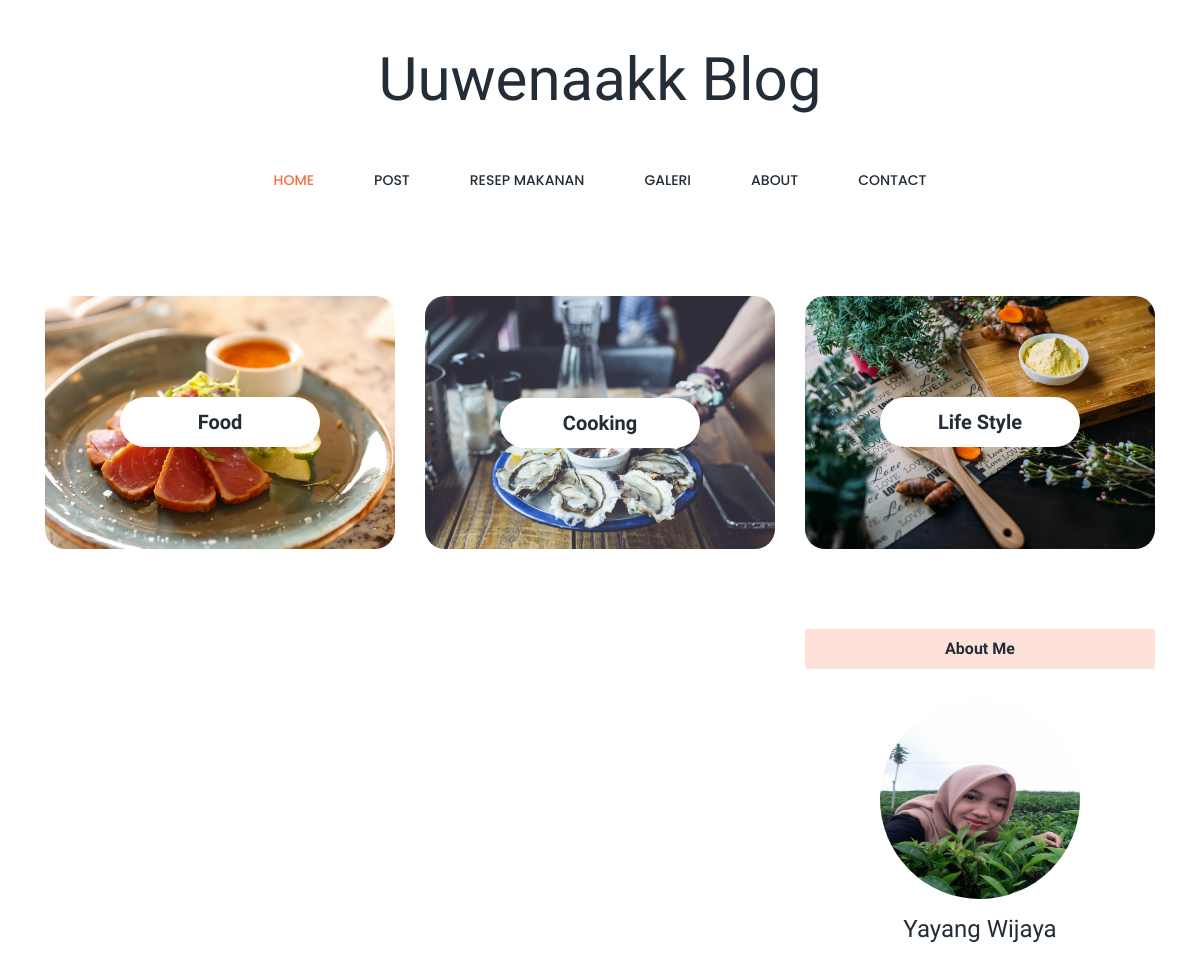
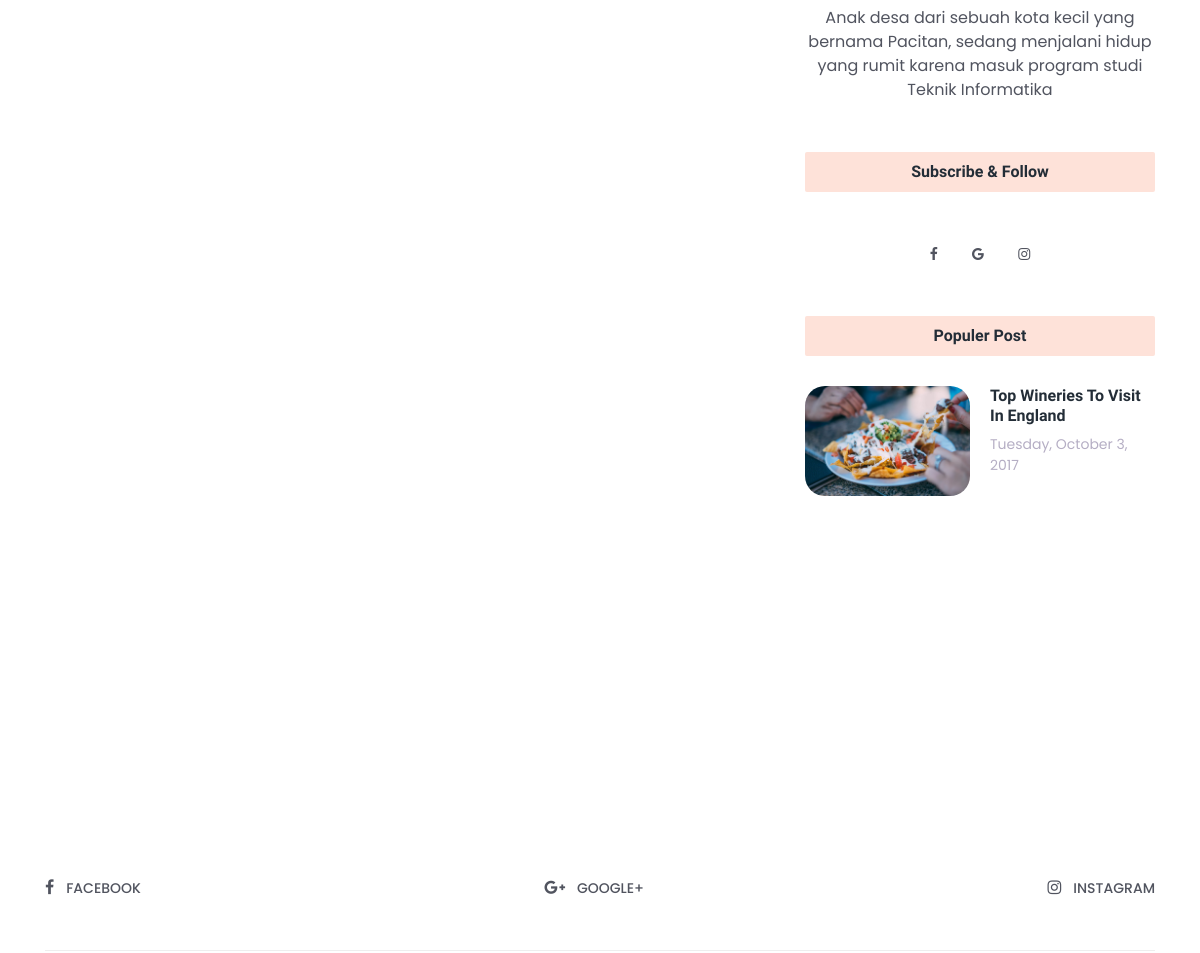
Before: / (upper part) with the older database file (2 pictures, top to bottom).
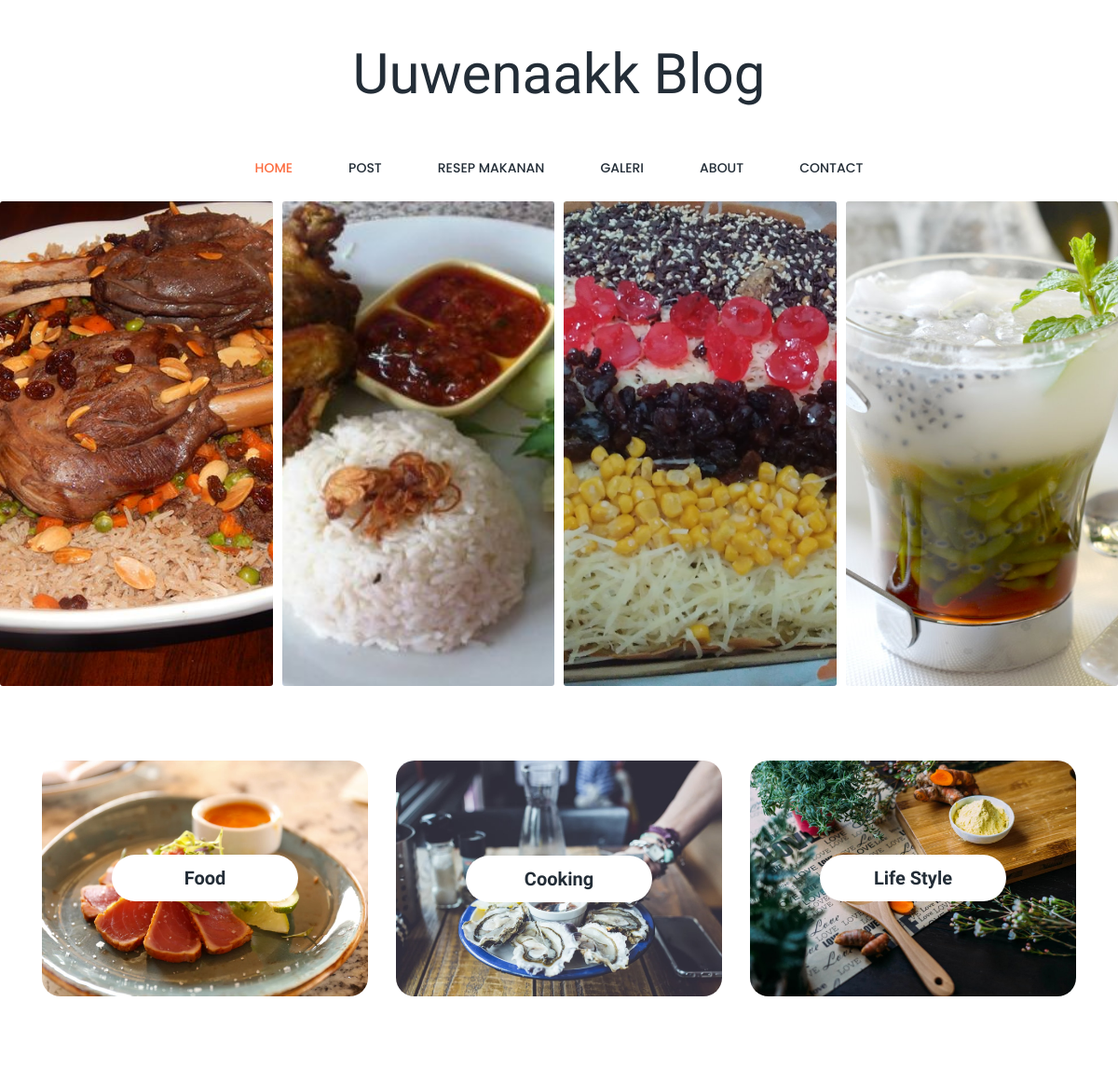
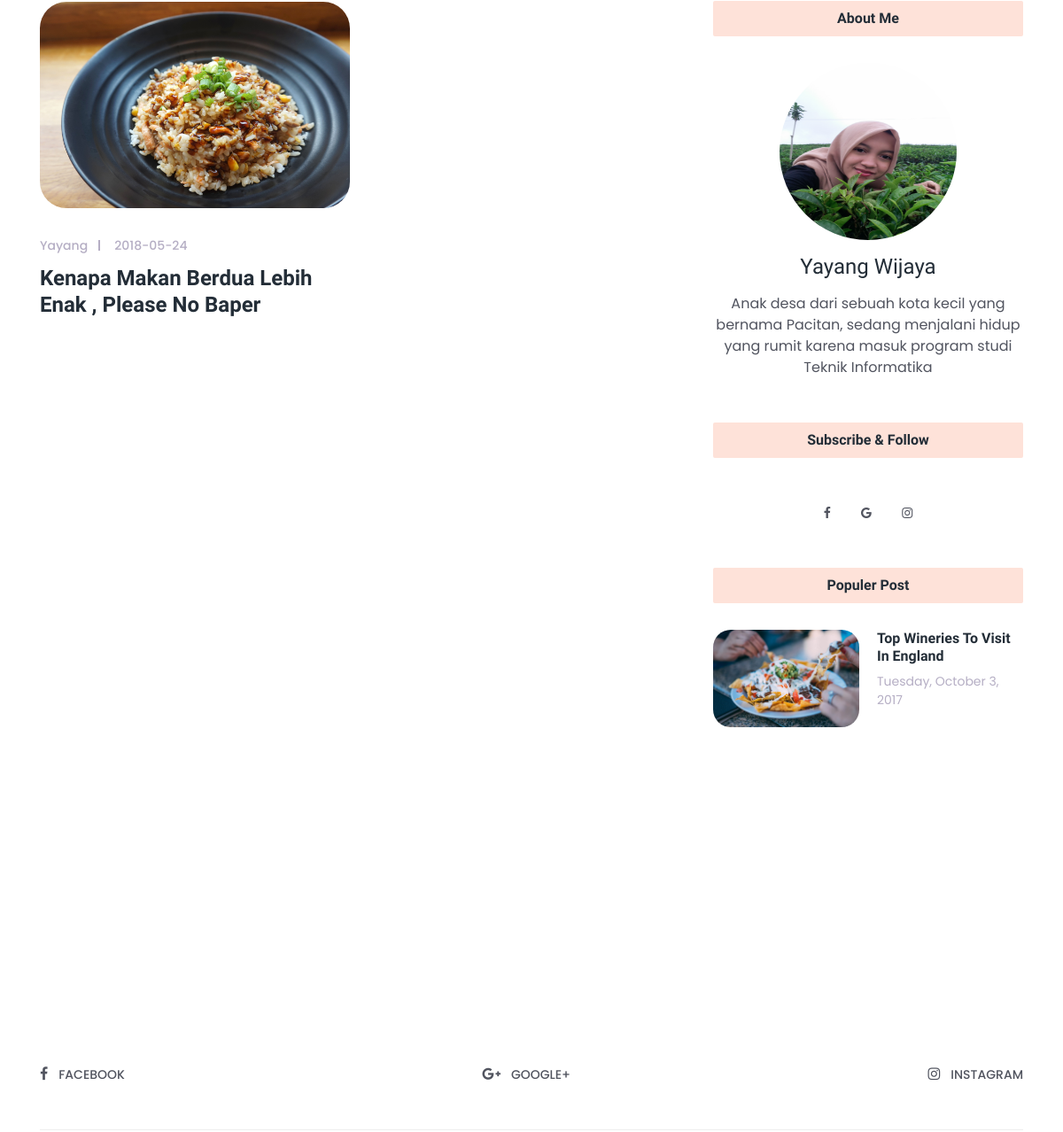
After: the same page with the newer database file (2 pictures, top to bottom).
### tables this page shows
CREATE TABLE `slider` (
  `id_slider` int(3) NOT NULL,
  `judul` varchar(50) NOT NULL,
  `gambar` varchar(200) NOT NULL,
  `tanggal` date NOT NULL
);

CREATE TABLE `artikel` (
  `id_artikel` int(2) NOT NULL,
  `judul` varchar(50) NOT NULL,
  `isi` text NOT NULL,
  `gambar` varchar(200) NOT NULL,
  `post_by` varchar(40) NOT NULL,
  `tgl` date NOT NULL,
  `suka` int(5) NOT NULL
);

### application/controllers/Home.php (called while the page is built, shortened)
<?php
class Home extends CI_Controller {
	function __construct(){
		$this->load->model('M_data');
                $this->load->helper('url');
	}
	public function index($page='Home_tengah',$id= null)
	{
    $data['tampil_posting'] = $this->M_data->tampil_posting();
		$data['tampil_slider'] = $this->M_data->tampil_slider();
		$data['tampil_posting_home'] = $this->M_data->tampil_posting_home();
		$data['tampil_posting_populer'] = $this->M_data->tampil_posting_populer();
		$this->load->view('Home/Header');
  		$this->load->view('Home/'.$page,$data);
    		$this->load->view('Home/Footer');
	}
}

### index.php (called while the page is built, shortened)
<?php
require_once BASEPATH.'core/CodeIgniter.php';

### application/models/M_data.php (called while the page is built, shortened)
<?php
class M_data extends CI_Model{
    function tampil_slider(){
    		$hasil=$this->db->get('slider');
    		return $hasil->result();
    	}
    function tampil_posting_home(){
        $this->db->limit(10);
    		$hasil=$this->db->get('artikel');
    		return $hasil->result();
      	}
    function tampil_posting_populer(){
        $this->db->limit(6);
        $this->db->order_by('suka','DESC');
    		$hasil=$this->db->get('artikel');
    		return $hasil->result();
          	}
}
?>

### application/views/Home/Home_tengah.php (the view, shortened to what the changed rows need)
<section class="welcome-post-sliders owl-carousel">
<?php foreach ($tampil_slider as $tampil) {
  ?>
    <div class="welcome-single-slide">
        <img src="<?php echo base_url() ?>Assets/img/bg-img/<?php echo $tampil->gambar ?>" alt="" id="slider_home">
    </div>
<?php } ?>
</section>
<section class="blog_area section_padding_0_80">
    <div class="container">
        <div class="row justify-content-center">
            <div class="col-12 col-lg-8">
                <div class="row">
<?php foreach ($tampil_posting_home as $tampil) {
  ?>
                    <div class="col-12 col-md-6">
                        <div class="single-post wow fadeInUp" data-wow-delay=".4s">
                            <div class="post-thumb">
                                <img src="<?php echo base_url() ?>Assets/img/blog-img/<?php echo $tampil->gambar ?>" alt="">
                            </div>
                            <div class="post-content">
                                <div class="post-meta d-flex">
                                    <div class="post-author-date-area d-flex">
                                        <div class="post-author">
                                            <a href="#"><?php echo $tampil->post_by; ?></a>
                                        </div>
                                        <div class="post-date">
                                            <a href="#"><?php echo $tampil->tgl; ?></a>
                                        </div>
                                    </div>
                                </div>
                                <a href="#">
                                    <h4 class="post-headline"><?php echo $tampil->judul ?></h4>
                                </a>
                            </div>
                        </div>
                    </div>
                  <?php } ?>
                </div>
            </div>
        </div>
    </div>
</section>

Changed rows visible on the page:
added slider: gambar (picture)
added slider: gambar (picture)
added slider: gambar (picture)
added slider: gambar (picture)
added artikel: gambar (picture), post_by "Yayang", tgl "2018-05-24", judul "Kenapa Makan Berdua Lebih Enak , Please No Baper"
